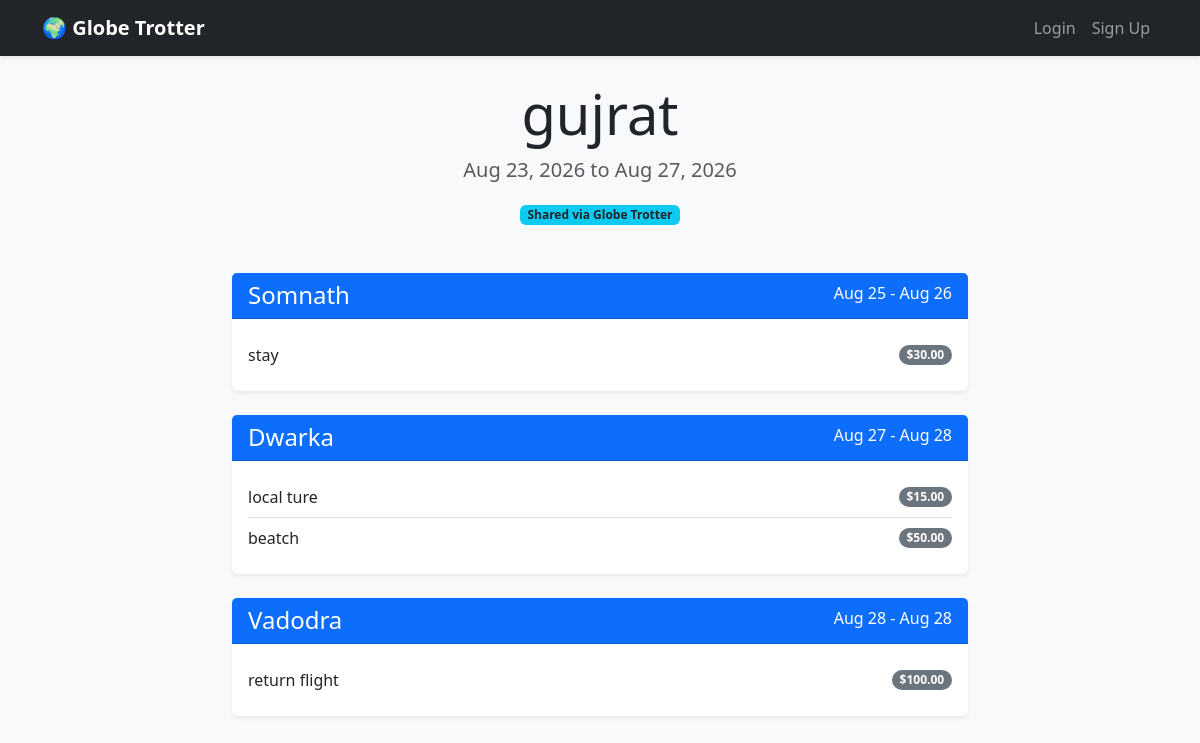
/share/1, run on the app's committed database.
### app/models.py (models this page shows)
class Trip(db.Model):
    id = db.Column(db.Integer, primary_key=True)
    user_id = db.Column(db.Integer, db.ForeignKey('user.id'), nullable=False) # Links the trip to the user
    title = db.Column(db.String(100), nullable=False)
    description = db.Column(db.Text, nullable=True)
    start_date = db.Column(db.Date, nullable=False)
    end_date = db.Column(db.Date, nullable=False)
    created_at = db.Column(db.DateTime, default=datetime.utcnow)
    stops = db.relationship('Stop', backref='trip', lazy=True, cascade="all, delete-orphan")

class Stop(db.Model):
    id = db.Column(db.Integer, primary_key=True)
    trip_id = db.Column(db.Integer, db.ForeignKey('trip.id'), nullable=False) # Links the stop to a trip
    city_name = db.Column(db.String(100), nullable=False)
    arrival_date = db.Column(db.Date, nullable=False)
    departure_date = db.Column(db.Date, nullable=False)
    activities = db.relationship('Activity', backref='stop', lazy=True, cascade="all, delete-orphan")

class Activity(db.Model):
    id = db.Column(db.Integer, primary_key=True)
    stop_id = db.Column(db.Integer, db.ForeignKey('stop.id'), nullable=False) # Links activity to a stop
    name = db.Column(db.String(150), nullable=False)
    cost = db.Column(db.Float, default=0.0)
    activity_date = db.Column(db.Date, nullable=False)

### app/routes.py (the view)
@auth.route('/share/<int:trip_id>')
def share_trip(trip_id):
    trip = Trip.query.get_or_404(trip_id)
    stops = Stop.query.filter_by(trip_id=trip.id).order_by(Stop.arrival_date).all()
    return render_template('share_trip.html', trip=trip, stops=stops)

### app/templates/share_trip.html
{% extends "base.html" %}
{% block content %}
<div class="text-center mb-5 mt-4">
    <h1 class="display-4">{{ trip.title }}</h1>
    <p class="lead text-muted">
        {{ trip.start_date.strftime('%b %d, %Y') }} to {{ trip.end_date.strftime('%b %d, %Y') }}
    </p>
    <span class="badge bg-info text-dark">Shared via Globe Trotter</span>
</div>
<div class="row justify-content-center">
    <div class="col-md-8">
        {% if stops %}
            <div class="timeline">
                {% for stop in stops %}
                <div class="card mb-4 shadow-sm border-0">
                    <div class="card-header bg-primary text-white d-flex justify-content-between">
                        <h4 class="mb-0">{{ stop.city_name }}</h4>
                        <span>{{ stop.arrival_date.strftime('%b %d') }} - {{ stop.departure_date.strftime('%b %d') }}</span>
                    </div>
                    <div class="card-body">
                        {% if stop.activities %}
                            <ul class="list-group list-group-flush">
                                {% for activity in stop.activities %}
                                <li class="list-group-item d-flex justify-content-between align-items-center px-0">
                                    {{ activity.name }}
                                    <span class="badge bg-secondary rounded-pill">${{ "%.2f"|format(activity.cost) }}</span>
                                </li>
                                {% endfor %}
                            </ul>
                        {% else %}
                            <p class="text-muted mb-0">Exploring the city...</p>
                        {% endif %}
                    </div>
                </div>
                {% endfor %}
            </div>
        {% else %}
            <div class="text-center p-5">
                <h5 class="text-muted">The itinerary is still being planned!</h5>
            </div>
        {% endif %}
    </div>
</div>
{% endblock %}

### app/templates/base.html (shortened to what this page needs)
<!DOCTYPE html>
<html lang="en">
<head>
    <link href="https://cdn.jsdelivr.net/npm/bootstrap@5.3.0/dist/css/bootstrap.min.css" rel="stylesheet">
</head>
<body class="bg-light">
    <nav class="navbar navbar-expand-lg navbar-dark bg-dark mb-4 shadow-sm">
        <div class="container">
            <a class="navbar-brand fw-bold" href="/">🌍 Globe Trotter</a>
            <div class="collapse navbar-collapse" id="navbarNav">
                <ul class="navbar-nav ms-auto">
                    {% if current_user.is_authenticated %}
                        <li class="nav-item">
                            <a class="nav-link" href="{{ url_for('auth.dashboard') }}">My Trips</a>
                        </li>
                        <li class="nav-item">
                            <a class="nav-link" href="{{ url_for('auth.profile') }}">Profile</a>
                        </li>
                        <li class="nav-item">
                            <a class="nav-link text-danger" href="{{ url_for('auth.logout') }}">Logout</a>
                        </li>
                    {% else %}
                        <li class="nav-item">
                            <a class="nav-link" href="{{ url_for('auth.login') }}">Login</a>
                        </li>
                        <li class="nav-item">
                            <a class="nav-link" href="{{ url_for('auth.signup') }}">Sign Up</a>
                        </li>
                    {% endif %}
                </ul>
            </div>
        </div>
    </nav>
    <div class="container mt-4">
        {% block content %}{% endblock %}
    </div>
</body>
</html>

### data on the page
Trip: title "gujrat", start_date "Aug 23, 2026", end_date "Aug 27, 2026"
Stop: city_name "Somnath", arrival_date "Aug 25", departure_date "Aug 26"
Activity: name "stay", cost "30.00"
Stop: city_name "Dwarka", arrival_date "Aug 27", departure_date "Aug 28"
Activity: name "local ture", cost "15.00"
Activity: name "beatch", cost "50.00"
Stop: city_name "Vadodra", arrival_date "Aug 28", departure_date "Aug 28"
Activity: name "return flight", cost "100.00"
